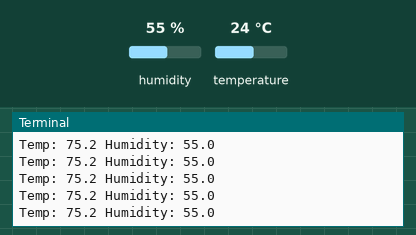
Simulated run of this program. Board: Raspberry Pi (BCM pin numbers). On the bench: the last lines printed to the terminal. The inputs (shaded band) are chosen by the test bench; at power-on: humidity 55 %, temperature 24 °C.

Above: at 1.2 s.
1.3 s: humidity set to 22 %
At 1.65 s:
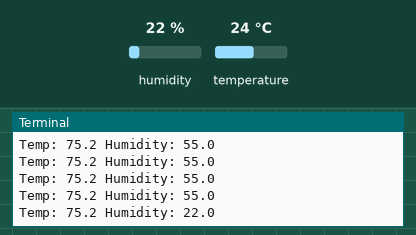
2.8 s: temperature set to 12 °C
At 3.02 s:
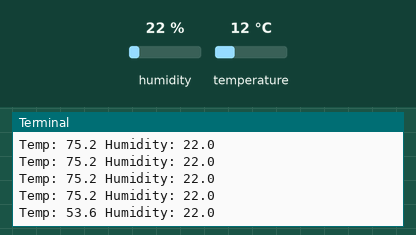
4.3 s: humidity set to 40 %
At 4.4 s:
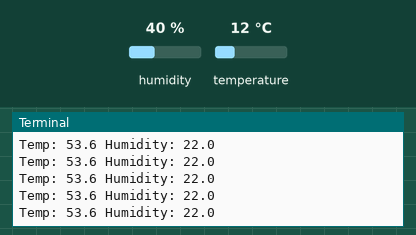
Timing chart, 0 to 7.3 s (numbered marks = the images above; inputs shaded):
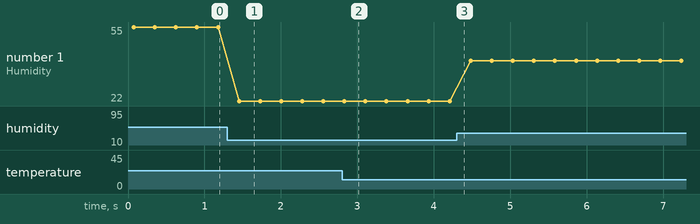

Measured:
- after the input at 1.3 s, the terminal: prints a new line after 0.15 s (image 1)
- after the input at 2.8 s, the terminal: prints a new line at once (image 2)
- plotted number 1: 55 → 22 after the input at 1.3 s, 22 → 40 after the input at 4.3 s

The program:

main.py
```python
#!/usr/bin/python3

from RPi import GPIO
from time import sleep
from dht11 import DHT11
import atexit


def cleanExit():
    print("Cleaning up GPIO.")
    GPIO.cleanup()


atexit.register(cleanExit)

SENSOR_PIN = 21

GPIO.setmode(GPIO.BCM)
sensor = DHT11(pin=SENSOR_PIN)

while True:
    value = sensor.read()
    if value.is_valid():
        print(f"Temp: {(value.temperature * 1.8) + 32} Humidity: {value.humidity}")
    sleep(0.2)
```
